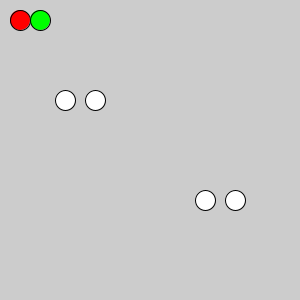
Frame 1 (no input)
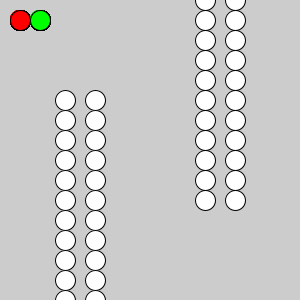
Frame 60 (the mouse pressed at the canvas centre just before this capture)
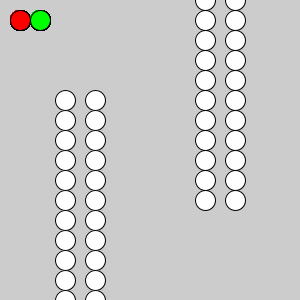
Frame 120 (the mouse held since frame 60 and released just before this capture)

The Processing sketch that drew these frames (run headless with seeded random() and noise(); from frame 60 on, the mouse is pressed at the canvas centre):

// Processing sketch: handson_inheritance
// ── handson_inheritance.pde
ColoredSpot csp1;
ColoredSpot csp2;
TwoSpots tsp1;
TwoSpots tsp2;

void setup() {
  size(300, 300);
  //noLoop();
  color c1 = color(255,0,0);
  csp1 = new ColoredSpot(20,20,20,20,1,1,c1);
  color c2 = color(0,255,0);
  csp2 = new ColoredSpot(40,20,20,20,1,1,c2);
  
  tsp1 = new TwoSpots(80,100,20,20,0,1,15);
  tsp2 = new TwoSpots(220,200,20,20,0,-1,15);
}

void draw() 
{
  csp1.display();
  csp2.display();
  tsp1.display();
  tsp2.display();
  
  tsp1.move();
  tsp2.move();
  
}

// ── ColoredSpot.pde
class ColoredSpot extends Spot
{
  color c;
  
  ColoredSpot(){}
  
  ColoredSpot(float x, float y, float radius, float speed, float xDir, float yDir, color c)
  {
    super(x,y,radius,speed,xDir,yDir);
    this.c = c;
  }
  
  void display()
  {
    fill(c);
    super.display();
    fill(255);
  }
  
}

// ── Spot.pde
class Spot 
{
  float x, y, radius, speed;
  float xDir, yDir;

  Spot() {}
  
  Spot(float x, float y, float radius, float speed) 
  {
    this.x = x;
    this.y = y;
    this.radius = radius;
    this.speed = speed;
    this.xDir = 1;
    this.yDir = 1;
  }
  
  Spot(float x, float y, float radius, float speed, float xDir, float yDir) 
  {
    this.x = x;
    this.y = y;
    this.radius = radius;
    this.speed = speed;
    this.xDir = xDir;
    this.yDir = yDir;
  }

  void display()
  {
    ellipse(x, y, radius, radius);
  }
  
  void display(float x, float y)
  {
    ellipse(x, y, radius, radius);
  }
  
  void move()
  {
    this.x += speed * xDir;
    this.y += speed * yDir;
    constrain(x, 0, 300);
    constrain(y, 0, 300);
  }
  
  void speed(float new_speed)
  {
    this.speed = new_speed;
  }
}

// ── TwoSpots.pde
class TwoSpots extends Spot
{
  float offset;
  
  TwoSpots(float x, float y, float radius, float speed, float xDir, float yDir, float offset)
  {
    super(x,y,radius,speed,xDir,yDir);
    this.offset = offset;
  }
  
  void display()
  {
    super.display(x - offset, y);
    super.display(x + offset, y);
  }
  
}
